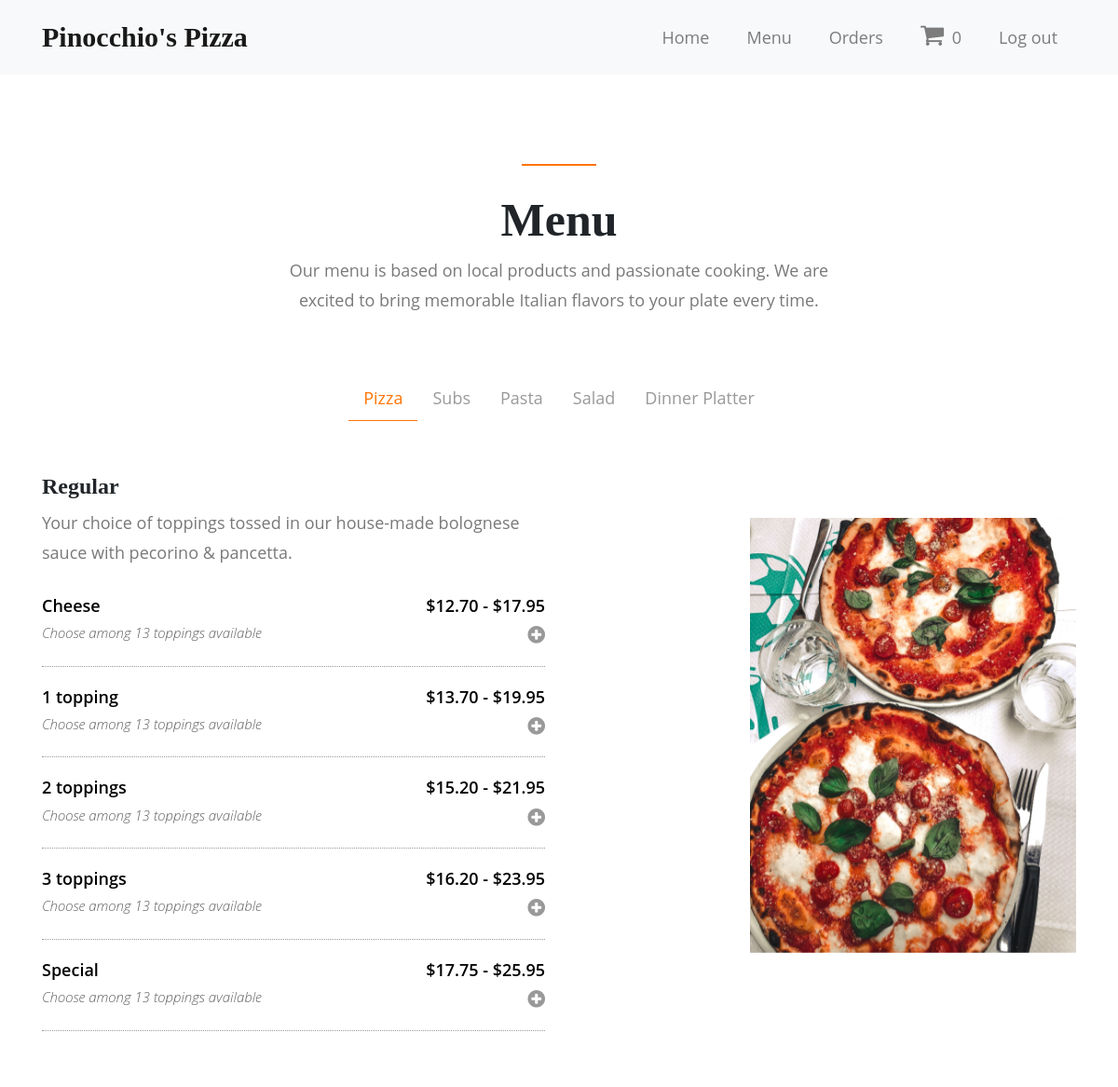
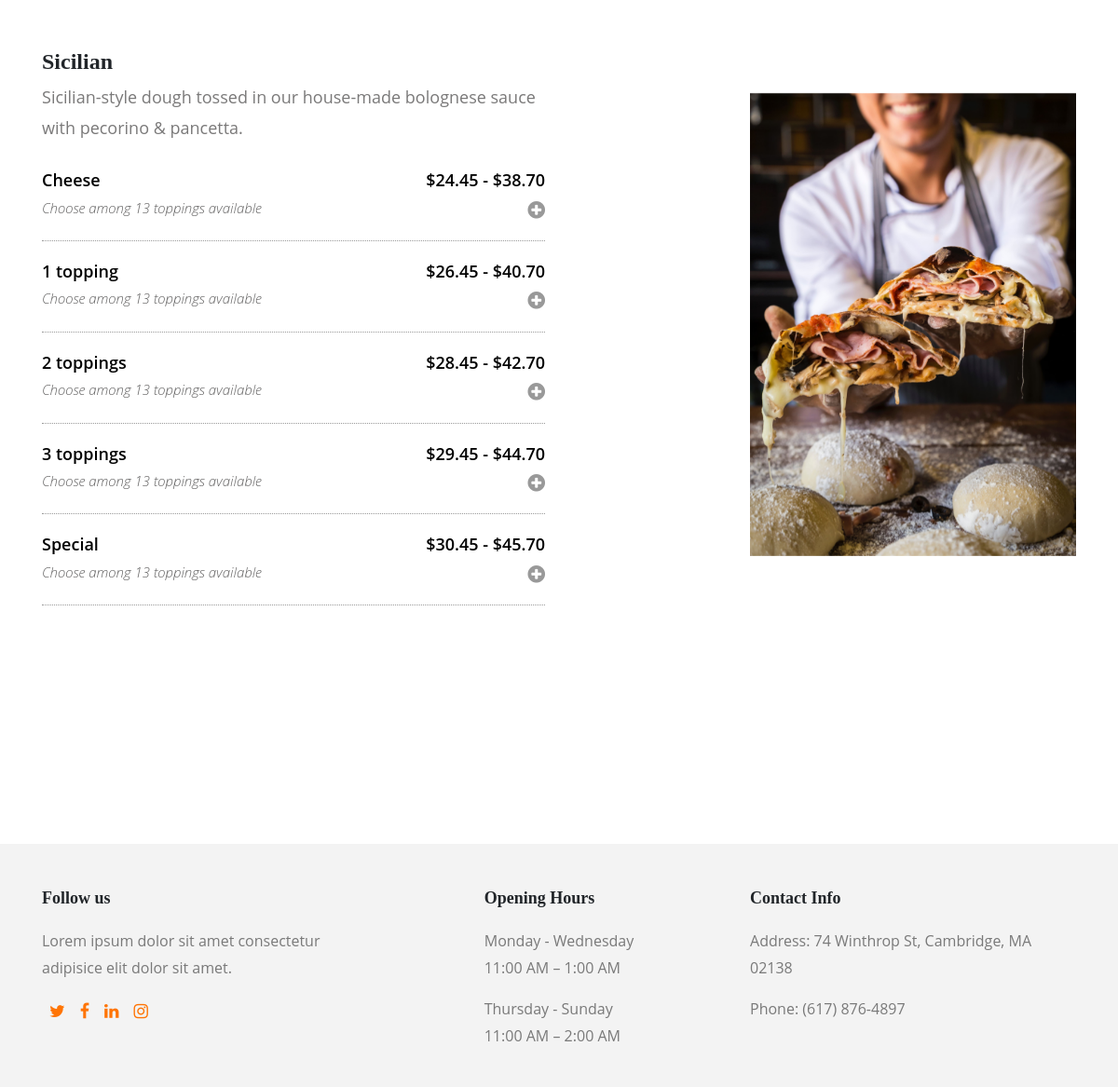
The page /menu/ (signed in) on the database its author committed (2 pictures, top to bottom).
### orders/models.py (models this page shows)
class ToppingChoice(models.Model):
    topping = models.CharField(max_length=32)
    def __str__(self):
        return f"{self.topping}"

### orders/views.py (the view)
# urls.py: path('menu/', views.menu, name="menu"),
def menu(request):
    r_pizzas = OrderPizza.objects.filter(name__name="Regular") # passing the "name" - foreign key of "name" in OrderPizza
    topping_choice = ToppingChoice.objects.all().values('id','topping')
    regular_menu = []
    for option in topping_choice:
        p = {'id': option['id'], 'type': option['topping']}
        for item in r_pizzas:
            if str(item.topping_choice).strip() == option['topping']:
                if str(item.size).strip() == "Small":
                    p['small'] = format(item.price, '.2f')
                else:
                    p['large'] = format(item.price, '.2f')
        regular_menu.append(p)
    s_pizzas = OrderPizza.objects.filter(name__name="Sicilian")
    sicilian_menu = []
    for option in topping_choice:
        p = {'id': option['id'], 'type': option['topping']}
        for item in s_pizzas:
            if str(item.topping_choice).strip() == option['topping']:
                if str(item.size).strip() == "Small":
                    p['small'] = format(item.price, '.2f')
                else:
                    p['large'] = format(item.price, '.2f')
        sicilian_menu.append(p)
    subs = OrderSubs.objects.all()
    subs_menu = []
    subs_choice = SubsType.objects.exclude(steak_subs_extra=True).values('id', 'name')
    for option in subs_choice:
        p = {'id': option['id'], 'type': option['name']}
        for item in subs:
            if str(item.name).strip() == option['name']:
                if str(item.size).strip() == "Small":
                    p['small'] = format(item.price, '.2f')
                else:
                    p['large'] = format(item.price, '.2f')
        subs_menu.append(p)
    pasta_menu = OrderPasta.objects.all().values('id', 'name', 'price')
    for item in pasta_menu:
        item['price'] = format(item['price'], '.2f')
    salads_menu = OrderSalads.objects.all().values('id', 'name','price')
    for item in salads_menu:
        item['price'] = format(item['price'], '.2f')
    dinnerplatters = OrderDP.objects.all()
    dinnerplatters_menu = []
    dinnerplatters_choice = DinnerPlattersType.objects.all().values('id', 'name')
    for option in dinnerplatters_choice:
        p = {'id': option['id'], 'type': option['name']}
        for item in dinnerplatters:
            if str(item.name).strip() == option['name']:
                if str(item.size).strip() == "Small":
                    p['small'] = format(item.price, '.2f')
                else:
                    p['large'] = format(item.price, '.2f')
        dinnerplatters_menu.append(p)
    if request.user.is_authenticated:
        cart_num = len(Item.objects.filter(created_by=request.user).filter(status__exact='p'))
    else:
        cart_num = 0
    context = {
        "cart_num": cart_num,
        "r_pizzas": regular_menu,
        "s_pizzas": sicilian_menu,
        "subs": subs_menu,
        "pastas": pasta_menu,
        "salads": salads_menu,
        "dinnerplatters": dinnerplatters_menu
    }
    return render(request, "menu.html", context)

### orders/models.py (called while the page is built)
    def __str__(self):
        return f"{self.size}"

    def __str__(self):
        return f"{self.name}"

    def __str__(self):
        return f"{self.name}"

### orders/templates/menu.html (shortened to what this page needs)
{% extends "base_generic.html" %}
{% block main %}
<div class="row mx-0 mt-5 justify-content-center">
    <div class="my-5 col-lg-7 text-center heading-wrap"
        data-aos="fade" data-aos-delay="100">
        <h2>Menu</h2>
        <p>Our menu is based on local products and passionate cooking.
            We are excited to bring memorable Italian flavors to your plate every time.</p>
    </div>
</div>
<div class="row mx-0 mb-5 justify-content-center">
    <ul class="nav" id="menu" role="tablist"
        data-aos="fade" data-aos-delay="200">
        <li class="nav-item tab-item">
            <a class="nav-link active" id="pizza-tab" data-toggle="tab" href="#pizza" role="tab"
                aria-controls="pizza" aria-selected="true">Pizza</a>
        </li>
        <li class="nav-item tab-item">
            <a class="nav-link" id="subs-tab" data-toggle="tab" href="#subs" role="tab" aria-controls="subs"
                aria-selected="false">Subs</a>
        </li>
        <li class="nav-item tab-item">
            <a class="nav-link" id="pasta-tab" data-toggle="tab" href="#pasta" role="tab" aria-controls="pasta"
                aria-selected="false">Pasta</a>
        </li>
        <li class="nav-item tab-item">
            <a class="nav-link" id="salad-tab" data-toggle="tab" href="#salad" role="tab" aria-controls="salad"
                aria-selected="false">Salad</a>
        </li>
        <li class="nav-item tab-item">
            <a class="nav-link" id="dp-tab" data-toggle="tab" href="#dp" role="tab" aria-controls="dp"
                aria-selected="false">Dinner Platter</a>
        </li>
    </ul>
    <div class="mt-2 tab-content" id="myTabContent">
        <div class="tab-pane fade show active" id="pizza" role="tabpanel" aria-labelledby="pizza-tab">
            <div class="row align-items-start py-5">
                <div class="col-lg-6 items-menu" style="animation-delay: 0.5s;">
                    <div class="food-menu-header mb-4">
                        <h4>Regular</h4>
                        <div class="food-menu-subtitle">
                            <p>Your choice of toppings tossed in our house-made bolognese sauce with pecorino & pancetta.</p>
                        </div>
                    </div>
                    {% for item in r_pizzas %}
                    <div class="food-menu-item">
                        <div class="row mx-0 food-menu-item-header">
                            <p class="food-menu-title">
                                {{ item.type }}
                            </p>
                            <p class="food-menu-price ml-auto">
                                ${{ item.small }} - ${{ item.large }}
                            </p>
                        </div>
                        <div class="row mx-0">
                            <p class="food-menu-desc">
                                Choose among 13 toppings available
                            </p>
                            <p class="food-menu-cart ml-auto">
                                <a href="/menu/regular_{{ item.id }}">
                                    <i id="regular_{{ item.id }}" class="fa fa-plus-circle"
                                        style="font-size: 1.2em;"></i>
                                </a>
                            </p>
                        </div>
                    </div>
                    {% endfor %}
                </div>
                <div class="col-lg-4 ml-auto mt-5 sticky">
                    <img src="../static/media/menu-regular.jpg" alt="Regular pizza" class="img-fluid img-menu" style="animation-delay: 0.5s;">
                </div>
            </div>
            <div class="row align-items-start py-5">
                <div class="col-lg-6 items-menu">
                    <div class="food-menu-header mb-4">
                        <h4>Sicilian</h4>
                        <div class="food-menu-subtitle">
                            <p>Sicilian-style dough tossed in our house-made bolognese sauce with pecorino & pancetta.</p>
                        </div>
                    </div>
                    {% for item in s_pizzas %}
                    <div class="food-menu-item">
                        <div class="row mx-0 food-menu-item-header">
                            <p class="food-menu-title">
                                {{ item.type }}
                            </p>
                            <p class="food-menu-price ml-auto">
                                ${{ item.small }} - ${{ item.large }}
                            </p>
                        </div>
                        <div class="row mx-0">
                            <p class="food-menu-desc">
                                Choose among 13 toppings available
                            </p>
                            <p class="food-menu-cart ml-auto">
                                <a href="/menu/sicilian_{{ item.id }}">
                                    <i id="sicilian_{{ item.id }}" class="fa fa-plus-circle"
                                        style="font-size: 1.2em;"></i>
                                </a>
                            </p>
                        </div>
                    </div>
                    {% endfor %}
                </div>
                <div class="col-lg-4 ml-auto mt-5 sticky">
                    <img src="../static/media/menu-sicilian.jpg" alt="Sicilian pizza" class="img-fluid img-menu">
                </div>
            </div>
        </div>
    </div>
</div>
{% endblock %}

### orders/static/orders/style.css (style rules this page uses)
body { font-family: "Open Sans", Arial, sans-serif; font-size: 19px; font-weight: 400; line-height: 1.8; display: flex; min-height: 100vh; flex-direction: column; }
h1, h2, h3, h4, h5 { font-family: 'DM Serif Display', serif; font-weight: 800; }
h2 { font-size: 50px; }
p { color: rgb(122, 121, 121); margin-top: 0; margin-bottom: 1rem; }
.heading-wrap h2::before { width: 80px; height: 2px; background: #ff7404; content: ""; position: absolute; top: 0; left: 50%; -webkit-transform: translateX(-50%); -ms-transform: translateX(-50%); transform: translateX(-50%); }
.heading-wrap h2 { font-size: 50px; position: relative; padding-top: 30px; z-index: 2; }
@media (max-width: 1200px) { body { font-size: 18px; } }
a { color: #999; }
.nav-link.active { color: #ff7404; border-bottom: 1px solid #ff7404; }
.food-menu-item { border-bottom: 1px dotted #999; margin-bottom: 1rem; }
.food-menu-title, .food-menu-price { color: black; font-weight: 600; margin-bottom: 0rem; }
.food-menu-desc { color: rgb(97, 96, 96); font-size: 15px; font-weight: 300; font-style: italic; }
.sticky { position: -webkit-sticky; position: sticky; top: 50px; }
.img-menu { -webkit-animation-duration: 1s; animation-duration: 0.8s; -webkit-animation-fill-mode: both; animation-fill-mode: both; -webkit-animation-name: fadeInRight; animation-name: fadeInRight; }
.items-menu { -webkit-animation-duration: 1s; animation-duration: 1s; -webkit-animation-fill-mode: both; animation-fill-mode: both; -webkit-animation-name: fadeInLeft; animation-name: fadeInLeft; }

### rows shown on the page
ToppingChoice: type "Cheese", type "Cheese"
ToppingChoice: type "1 topping", type "1 topping"
ToppingChoice: type "2 toppings", type "2 toppings"
ToppingChoice: type "3 toppings", type "3 toppings"
ToppingChoice: type "Special", type "Special"

### other values the page prints
{{ cart_num }} "0"
{{ item.small }} "12.70" "13.70" "15.20" "16.20" "17.75"
{{ item.large }} "17.95" "19.95" "21.95" "23.95" "25.95"
{{ item.small }} "24.45" "26.45" "28.45" "29.45" "30.45"
{{ item.large }} "38.70" "40.70" "42.70" "44.70" "45.70"
